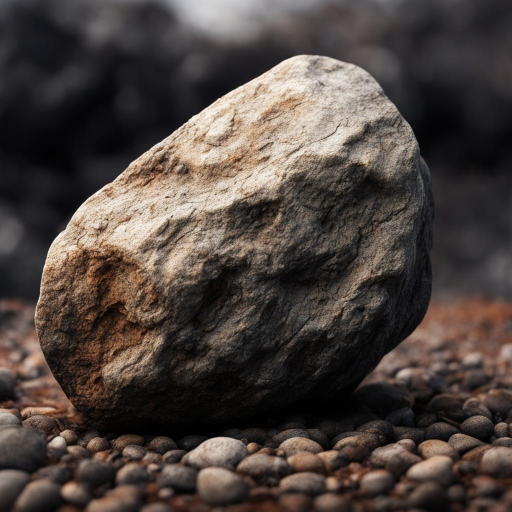
#> input picture mmoi/5/rock.jpg, 1024 x 1024 px (shown at 1/2 size)
$ python main.py
#> lines starting #> are read from the running program, lines starting #| are printed output that depends on the picture
from PIL import Image

# [33 lines of commented-out code are left out]

img = Image.open("rock.jpg")
#> img is the input picture: PIL image 1024x1024 RGB; mean R, G, B 76.9, 67.2, 62.4
img2 = img.transpose(Image.FLIP_LEFT_RIGHT)
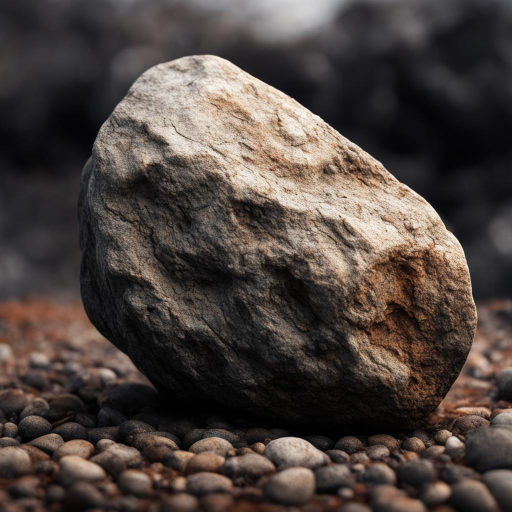
#> img2: PIL image 1024x1024 RGB (shown at 1/2 size); mean R, G, B 76.9, 67.2, 62.4
img2.show()  # Отзеркалено по горизонтали
img3 = img.transpose(Image.FLIP_TOP_BOTTOM)
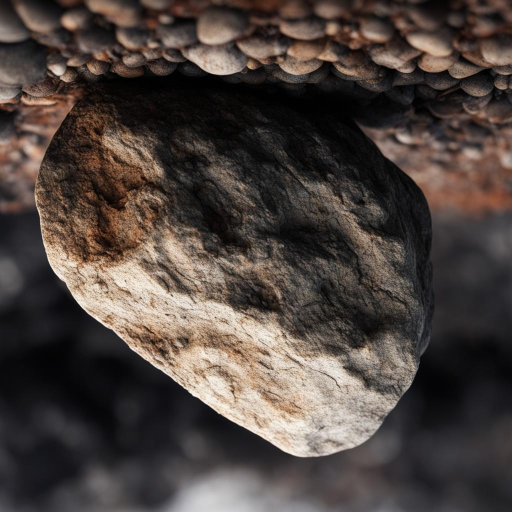
#> img3: PIL image 1024x1024 RGB (shown at 1/2 size); mean R, G, B 76.9, 67.2, 62.4
img3.show()  # Отзеркалено по вертикали
img4 = img.transpose(Image.ROTATE_90)
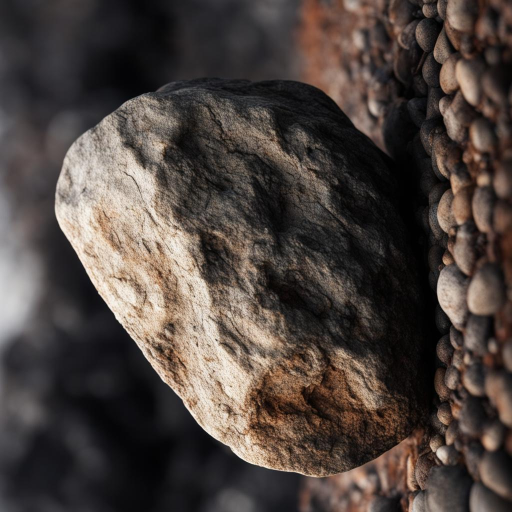
#> img4: PIL image 1024x1024 RGB (shown at 1/2 size); mean R, G, B 76.9, 67.2, 62.4
img4.show()
img5 = img.transpose(Image.ROTATE_180)
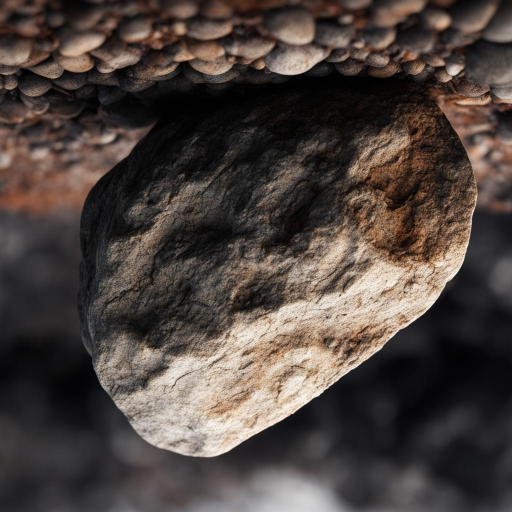
#> img5: PIL image 1024x1024 RGB (shown at 1/2 size); mean R, G, B 76.9, 67.2, 62.4
img5.show()

$ run again, with mmoi/5/rock_r.jpg copied over mmoi/5/rock.jpg
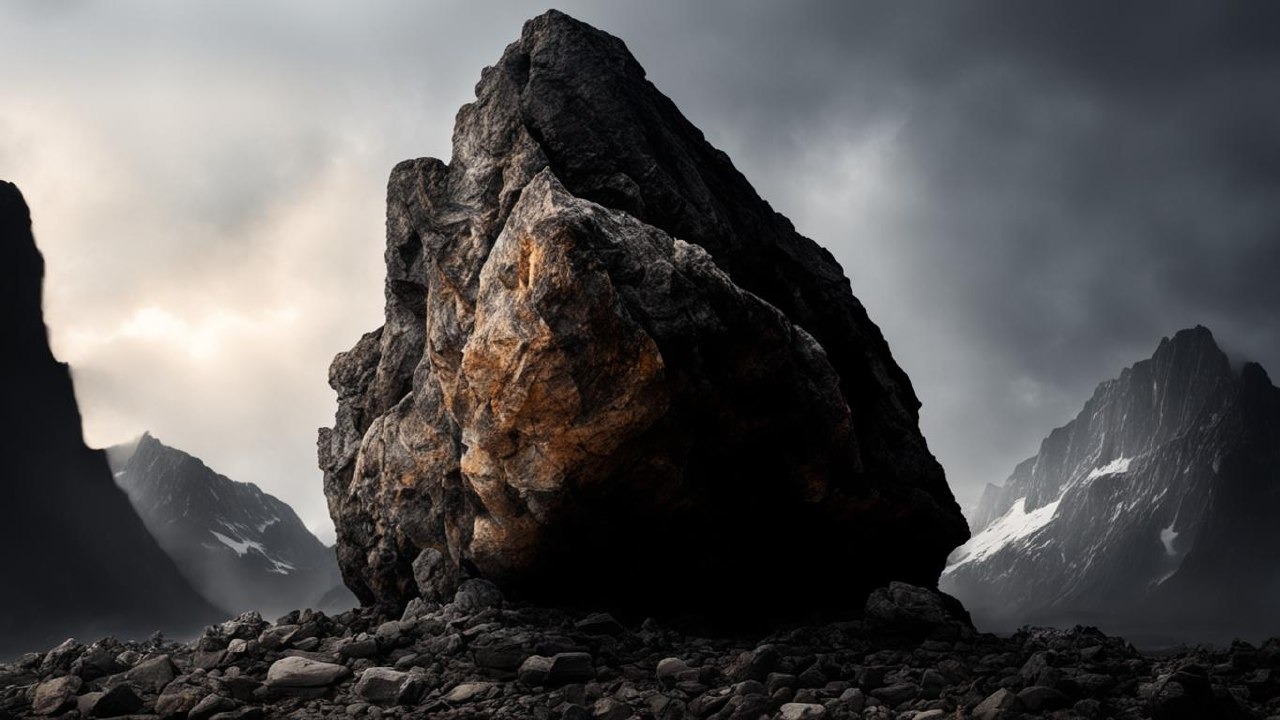
#> input picture mmoi/5/rock_r.jpg, 1280 x 720 px
#> img is the input picture: PIL image 1280x720 RGB; mean R, G, B 86.3, 84.6, 84.5
#> `img4 = img.transpose(Image.ROTATE_90)`:
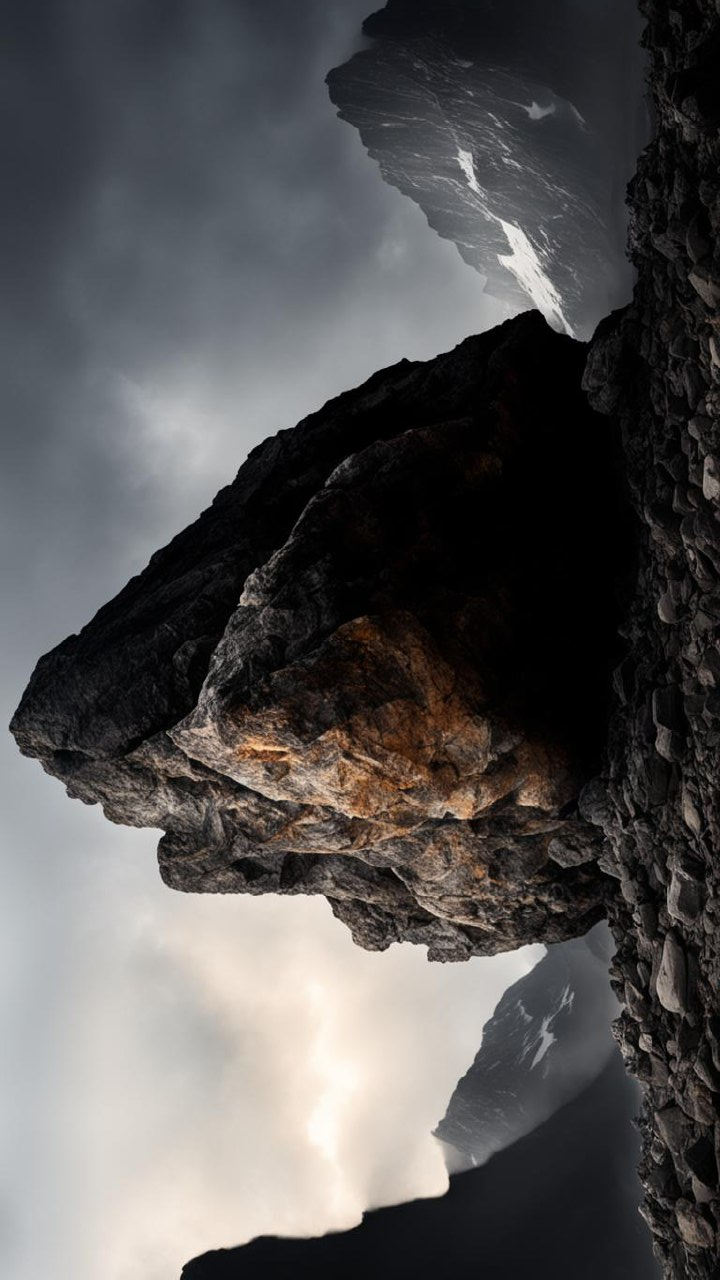
#> img4: PIL image 720x1280 RGB; mean R, G, B 86.3, 84.6, 84.5
#> `img5 = img.transpose(Image.ROTATE_180)`:
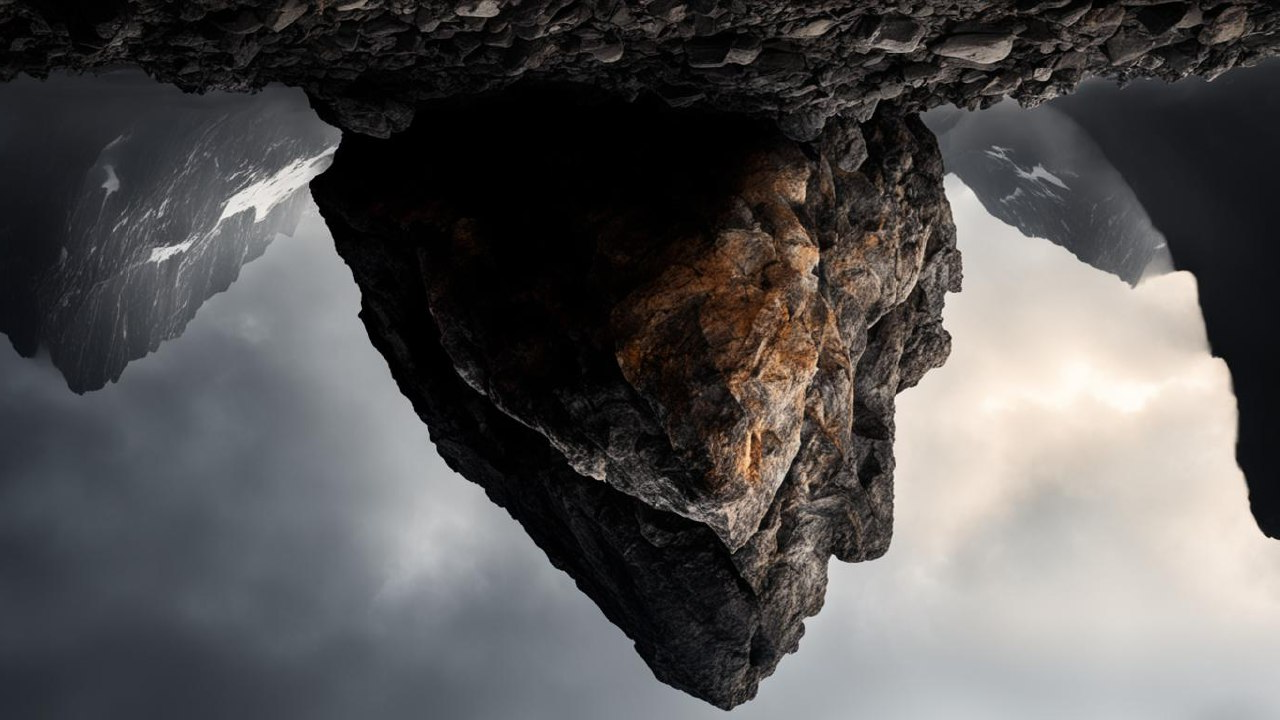
#> img5: PIL image 1280x720 RGB; mean R, G, B 86.3, 84.6, 84.5
